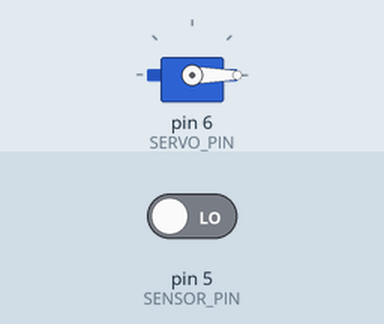
This sketch was run on a simulated Arduino Uno, built with avr-gcc and run on an emulated ATmega328P. On the bench: servo. The test bench sets the inputs (shaded band); at power-on: pin 5 (SENSOR_PIN) LOW. What the sketch prints to the serial monitor is not drawn.

Above: at 7.0 s.
7.1 s: pin 5 (SENSOR_PIN) driven HIGH
Timing chart, 0 to 18.0 s (numbered marks = the images above; inputs shaded):
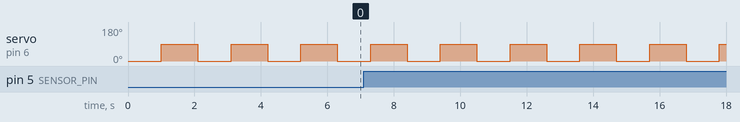

The sketch:

HC-HR505.ino
```cpp
/*
+ = 5V
OUT = 5
- = GND

*/
#include <Servo.h>
#define SENSOR_PIN 5
#define SERVO_PIN 6
Servo myservo;

void setup() {
  Serial.begin(9600);
  myservo.attach(SERVO_PIN);
  pinMode(SENSOR_PIN, INPUT);
}

void loop() {
  myservo.write(0);
  delay(1000);
  myservo.write(90);
  delay(1000);
  int moving = digitalRead(SENSOR_PIN);
  Serial.println(moving);
  if(moving){
    Serial.println("Moving");
  }
  delay(100);
}
```

Measured:
- by itself, servo on pin 6 (SERVO_PIN): alternates 90° for 1.1 s and 0° for 1.0 s
